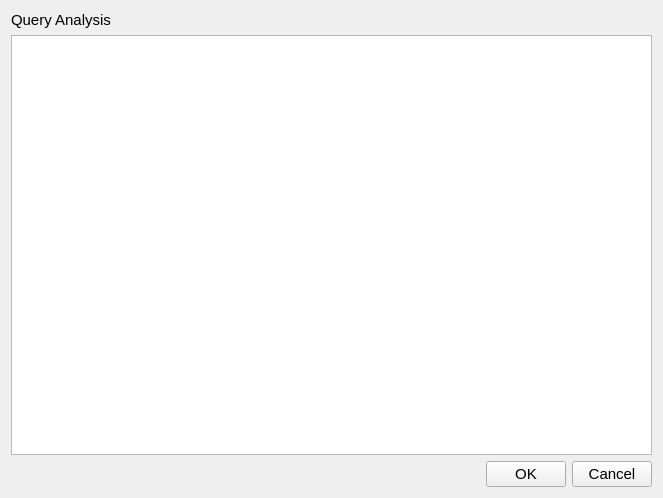
<?xml version="1.0" encoding="UTF-8"?>
<ui version="4.0">
 <class>QueryAnalysisView</class>
 <widget class="QWidget" name="QueryAnalysisView">
  <property name="geometry">
   <rect>
    <x>0</x>
    <y>0</y>
    <width>663</width>
    <height>498</height>
   </rect>
  </property>
  <property name="font">
   <font>
    <pointsize>11</pointsize>
   </font>
  </property>
  <property name="windowTitle">
   <string>QueryAnalysis</string>
  </property>
  <property name="windowIcon">
   <iconset resource="Resource.qrc">
    <normaloff>:/file/R_DUMMY</normaloff>:/file/R_DUMMY</iconset>
  </property>
  <layout class="QVBoxLayout" name="verticalLayout_3">
   <item>
    <layout class="QVBoxLayout" name="verticalLayout_2">
     <item>
      <layout class="QVBoxLayout" name="verticalLayout">
       <item>
        <widget class="QLabel" name="label">
         <property name="text">
          <string>Query Analysis</string>
         </property>
        </widget>
       </item>
       <item>
        <widget class="QListWidget" name="listWidget">
         <property name="font">
          <font>
           <pointsize>11</pointsize>
          </font>
         </property>
         <property name="editTriggers">
          <set>QAbstractItemView::NoEditTriggers</set>
         </property>
         <property name="selectionBehavior">
          <enum>QAbstractItemView::SelectRows</enum>
         </property>
         <property name="textElideMode">
          <enum>Qt::ElideLeft</enum>
         </property>
        </widget>
       </item>
      </layout>
     </item>
     <item>
      <layout class="QHBoxLayout" name="horizontalLayout" stretch="0,0,0">
       <item>
        <spacer name="horizontalSpacer">
         <property name="orientation">
          <enum>Qt::Horizontal</enum>
         </property>
         <property name="sizeHint" stdset="0">
          <size>
           <width>40</width>
           <height>20</height>
          </size>
         </property>
        </spacer>
       </item>
       <item>
        <widget class="QPushButton" name="btnOK">
         <property name="text">
          <string>OK</string>
         </property>
        </widget>
       </item>
       <item>
        <widget class="QPushButton" name="btnCancel">
         <property name="text">
          <string>Cancel</string>
         </property>
        </widget>
       </item>
      </layout>
     </item>
    </layout>
   </item>
  </layout>
 </widget>
 <resources>
  <include location="Resource.qrc"/>
 </resources>
 <connections/>
</ui>
